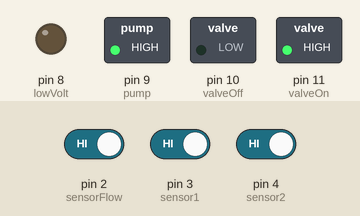
Simulated run of this sketch. Board: Arduino Nano, built with avr-gcc and run on an emulated ATmega328P. Parts: switched loads named in the sketch (green lamp = pin HIGH), output pins drawn as LEDs (lit = HIGH). Inputs (shaded band) come from the test bench; at power-on: pin 4 (sensor2) HIGH, pin 3 (sensor1) HIGH, pin 2 (sensorFlow) HIGH.

Above: at 13.2 s.
13.3 s: pin 4 (sensor2) driven LOW
At 26.1 s:
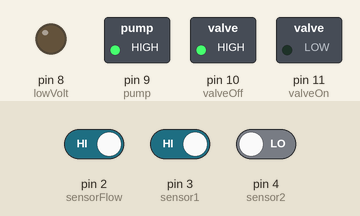
35.3 s: pin 3 (sensor1) driven LOW
At 36.9 s:
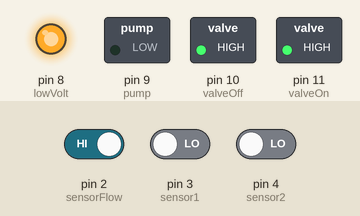
37.5 s: pin 4 (sensor2) driven HIGH
At 42.6 s:
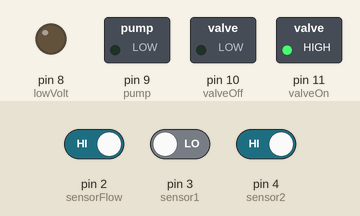
53.5 s: pin 3 (sensor1) driven HIGH
At 58.4 s:
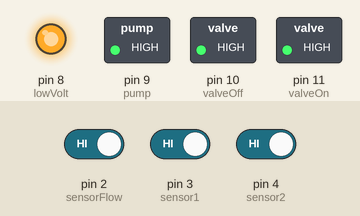
Timing chart, 0 to 59.9 s (numbered marks = the images above; inputs shaded):
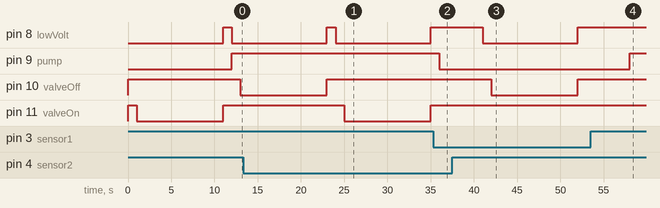

Measured:
- after the input at 13.3 s, pin 11 (valveOn): HIGH → LOW after 11.7 s, → HIGH 10.0 s later
- after the input at 35.3 s, pin 9 (pump): HIGH → LOW after 0.70 s
- after the input at 37.5 s, pin 8 (lowVolt): HIGH → LOW after 3.5 s, → HIGH 11.0 s later; pin 10 (valveOff): HIGH → LOW after 4.5 s, → HIGH 10.0 s later
- after the input at 53.5 s, pin 9 (pump): LOW → HIGH after 4.5 s

The sketch:

aquarium_2022.ino
```cpp
//--------------------- Work forwards on the nano
int sensorFlow=2;       // Flow sensor
int sensor1=3;          // Main tank float sensor
int sensor2=4;          // Sump tank float sensor

//------------------------ Work Backwards

int valveOn=11;         // relay for valve
int valveOff=10;        // relay for valve
int pump=9;             // relay for pump
int lowVolt=8;          // relay to turn on/off 12v transformer

//------------------------ Set the states
int sensorState1= LOW;  // reads pushbutton status
int sensorState2= LOW;  // reads pushbutton status
bool pumpState=false;
bool valveState=false;
bool flowState=true;

//------------------------ Other variables
unsigned int  pulseCount=0;
unsigned long oldTime=millis();
unsigned long eventTime=0;
unsigned int  deltaTime=0;
const int spinDownTime=10000;      // Number of seconds to wait until the flow sensor spins down. If still spinning, close valve


const float   flowPerPulse=2.25;   // NOTE: This is specific to the flowmeter I bought.
float         vph=0;               // Volume of water per hour
float         gph=0;               // Convert to gallons per hour (for possible future use)

void setup()
{
    //------------------------
    // Set the assorted pins
    //------------------------
    Serial.begin(9600);
    pinMode(sensorFlow, INPUT);     // The flow sensor, set to input
    pinMode(sensor1, INPUT_PULLUP); // Float Sensor - Arduino Internal Resistor 10K
    pinMode(sensor2, INPUT_PULLUP); // Float Sensor - Arduino Internal Resistor 10K

    pinMode(pump,    OUTPUT);       // pump relay
    pinMode(valveOn, OUTPUT);       // valve on relay
    pinMode(valveOff,OUTPUT);       // valve off relay
    pinMode(lowVolt, OUTPUT);       // 12v transformeter on/off relay

    //--------------------------------------------------------------
    // Actions - Input sensors
    //--------------------------------------------------------------
    digitalWrite(sensorFlow, HIGH);
    digitalWrite(valveOn, HIGH);
    digitalWrite(valveOff, HIGH);

    //--------------------------------------------------------------
    // Actions - Handling relays
    //--------------------------------------------------------------
    // Serial.println("Setup - Turning valve on");
    openValve();

    // Serial.println("Setup - Turning pump on");
    turnOnPump();

    //--------------------------------------------------------------
    // Finally, attach interup to flow sensor
    //--------------------------------------------------------------
    attachInterrupt(0, pulseCounter, FALLING);  // attach routine pulseCount() to interupt 0
}


//----------------------------------------------
// These routines should only be called by the
// routines that turn the valve on/off
//----------------------------------------------
void turnOn12V() {
    digitalWrite(lowVolt,   LOW);
    delay(1000);
}

void turnOff12V() {
    digitalWrite(lowVolt,   HIGH);
    delay(1000);
}


void turnOnPump() {
    digitalWrite(pump,  LOW);
    pumpState=true;
    eventTime=0;
}

void turnOffPump() {
    digitalWrite(pump,  HIGH);
    pumpState=false;
    eventTime=millis();
}


void openValve() {
    turnOn12V();
    digitalWrite(valveOn,   LOW);                 // .. and make sure this relay is on
    delay(10000);
    digitalWrite(valveOn,   HIGH);
    turnOff12V();
    valveState=true;
    eventTime=0;
}

void closeValve() {
    turnOn12V();
    digitalWrite(valveOff,  LOW);
    delay(10000);
    digitalWrite(valveOff,   HIGH);
    turnOff12V();
    valveState=false;
    eventTime=0;
}

void pulseCounter() {
  pulseCount++;
}


void loop()
{
    deltaTime=millis()-oldTime;
    if( deltaTime >= 5000 )  {    // Every 'x' milliseconds

        detachInterrupt(0);                                                  // Stop unpredicable crap from happening while we are trying to figure out what's going on
        oldTime=millis();                                                    // What is today but yesterday's tomorrow ?

        sensorState1 = digitalRead(sensor1);
        if (sensorState1 == LOW)
        {
            if (!pumpState) {
                // Serial.println( "WATER LEVEL on Main Tank - OK");
                turnOnPump();
            }
        }
        else
        {
            if (pumpState) {
                // Serial.println( "WATER LEVEL on Main Tank - WARNING" );
                turnOffPump();
            }
        }

        sensorState2 = digitalRead(sensor2);
        if (sensorState2 == LOW)
        {
            if (!valveState) {
                // Serial.println( "WATER LEVEL on Sump - OK");
                openValve();
            }
        }
        else
        {
            if (valveState) {
                // Serial.println( "WATER LEVEL on Sump - WARNING" );
                closeValve();
            }
        }

        //-------------------------------------------------------------------------------------
        // Check the flow - pulse usually hangs around 235-237 (when doing this for 5 seconds)
        //-------------------------------------------------------------------------------------
        vph = pulseCount * flowPerPulse * 12 * 60;   // how much water (in ml) passed in 'x' seconds
        gph= vph / 3785;                             // Convert to gallons
        if (gph > 10) flowState=true;
        else          flowState=false;


        if (!pumpState && (millis() - eventTime > spinDownTime) ) {
            if ( flowState ) {                       // we are still flowing after 'x' seconds, then...
                 closeValve();
            }
        }

        pulseCount = 0;
        //--------------------------------------------
        attachInterrupt(0, pulseCounter, FALLING);
    }
}
```
